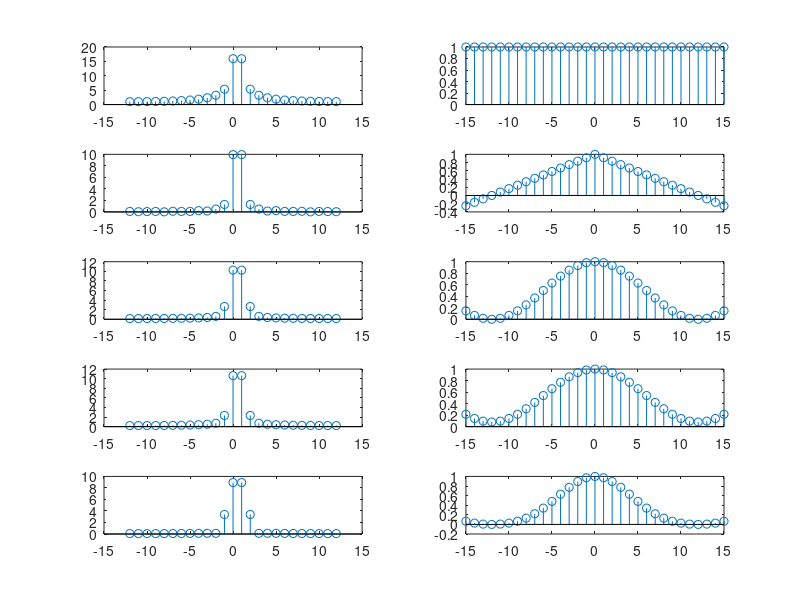

Recreate this plot in MATLAB.
function[] = filterDesign()
clc;
clear all;
N = 25;
n = -(N-1)/2 : (N-1)/2;

t = -15:15;

for i = -15:15
    % unit window
    w1(1, i+15+1) = 1;
    % triangular window
    tw(1, i+15+1) = 1-((2*abs(i))/(N-1));
    % hanning window
    hw(1, i+15+1) = 0.5 + 0.5*cos((2*pi*i)/(N-1));
    % hamming window
    hmw(1, i+15+1) = 0.54 + 0.46*cos((2*pi*i)/(N-1));
    % blackmann window
    bw(1, i+15+1) = 0.42 + 0.5*cos((2*pi*i)/(N-1)) + 0.08*cos((4*pi*i)/(N-1));
end

subplot(5, 2, 2);
stem(t, w1);

subplot(5, 2, 4);
stem(t, tw);

subplot(5, 2, 6);
stem(t, hw);

subplot(5, 2, 8);
stem(t, hmw);

subplot(5, 2, 10);
stem(t, bw);

% vector on which window shall be applied
a = zeros(1, 31);
a(1:2:end) = 1;
a(2:2:end) = -1;

unitWindow = -fft(a.*w1, N);
subplot(5, 2, 1);
stem(n, abs(unitWindow));

triangularWindow = -fft(a.*tw, N);
subplot(5, 2, 3);
stem(n, abs(triangularWindow));

hanningWindow = -fft(a.*hw, N);
subplot(5, 2, 5);
stem(n, abs(hanningWindow));

hammingWindow = -fft(a.*hmw, N);
subplot(5, 2, 7);
stem(n, abs(hammingWindow));

blackmannWindow = -fft(a.*bw, N);
subplot(5, 2, 9);
stem(n, abs(blackmannWindow));

end

